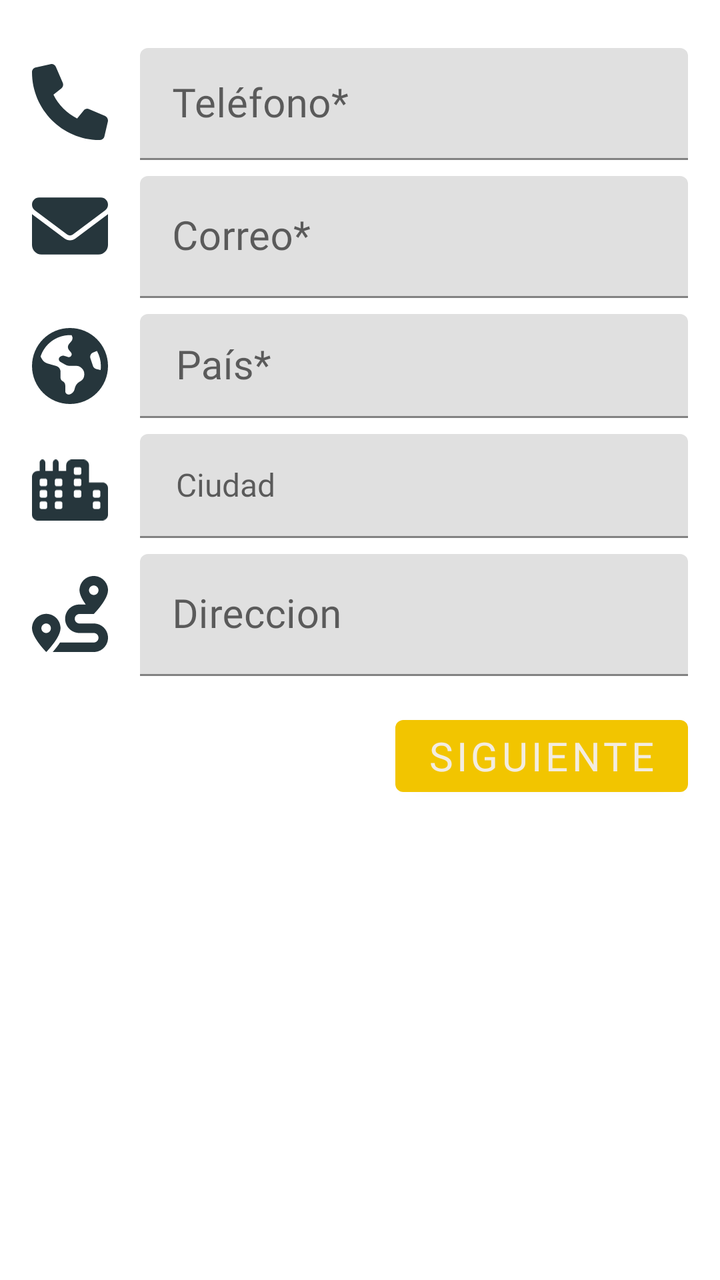
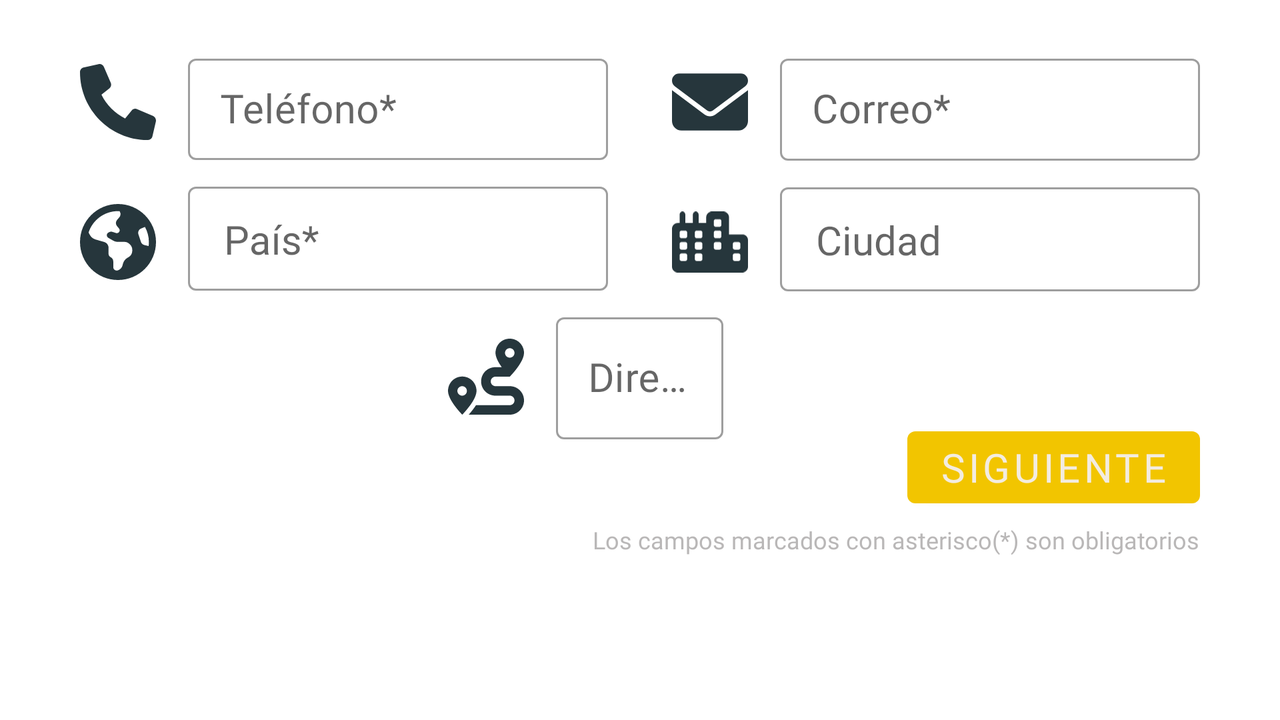

Two renders of one Android screen. The first uses the default layout on a phone; the second uses the alternative layout the repository ships for a different screen configuration, on a matching device. The two XML files are below.
<!-- AndroidManifest.xml: application theme Theme.Labs20221Gr01 -->
<!-- res/layout/activity_contact_data.xml -->
<?xml version="1.0" encoding="utf-8"?>
<androidx.constraintlayout.widget.ConstraintLayout xmlns:android="http://schemas.android.com/apk/res/android"
    xmlns:app="http://schemas.android.com/apk/res-auto"
    xmlns:tools="http://schemas.android.com/tools"
    android:layout_width="match_parent"
    android:layout_height="match_parent"
    tools:context=".ContactDataActivity">

    <ImageView
        android:id="@+id/imageView8"
        android:layout_width="38dp"
        android:layout_height="38dp"
        android:layout_marginStart="16dp"
        android:layout_marginLeft="16dp"
        android:layout_marginTop="32dp"
        app:layout_constraintStart_toStartOf="parent"
        app:layout_constraintTop_toBottomOf="@+id/imageView7"
        app:srcCompat="@drawable/earth_americas_solid" />

    <ImageView
        android:id="@+id/imageView6"
        android:layout_width="38dp"
        android:layout_height="38dp"
        android:layout_marginStart="16dp"
        android:layout_marginLeft="16dp"
        android:layout_marginTop="32dp"
        app:layout_constraintStart_toStartOf="parent"
        app:layout_constraintTop_toTopOf="parent"
        app:srcCompat="@drawable/phone_solid" />

    <ImageView
        android:id="@+id/imageView7"
        android:layout_width="38dp"
        android:layout_height="38dp"
        android:layout_marginStart="16dp"
        android:layout_marginLeft="16dp"
        android:layout_marginTop="24dp"
        android:layout_weight="1"
        app:layout_constraintEnd_toStartOf="@+id/containerText_Correo"
        app:layout_constraintStart_toStartOf="parent"
        app:layout_constraintTop_toBottomOf="@+id/imageView6"
        app:srcCompat="@drawable/envelope_solid" />

    <ImageView
        android:id="@+id/imageView9"
        android:layout_width="38dp"
        android:layout_height="38dp"
        android:layout_marginStart="16dp"
        android:layout_marginLeft="16dp"
        android:layout_marginTop="24dp"
        app:layout_constraintStart_toStartOf="parent"
        app:layout_constraintTop_toBottomOf="@+id/imageView8"
        app:srcCompat="@drawable/city_solid" />

    <ImageView
        android:id="@+id/imageView10"
        android:layout_width="38dp"
        android:layout_height="38dp"
        android:layout_marginStart="16dp"
        android:layout_marginLeft="16dp"
        android:layout_marginTop="24dp"
        app:layout_constraintStart_toStartOf="parent"
        app:layout_constraintTop_toBottomOf="@+id/imageView9"
        app:srcCompat="@drawable/route_solid" />

    <com.google.android.material.textfield.TextInputLayout
        android:id="@+id/containerText_Telefono"
        android:layout_width="0dp"
        android:layout_height="56dp"
        android:layout_marginStart="16dp"
        android:layout_marginLeft="16dp"
        android:layout_marginTop="24dp"
        android:layout_marginEnd="16dp"
        android:layout_marginRight="16dp"
        android:layout_marginBottom="8dp"
        app:layout_constraintBottom_toTopOf="@+id/containerText_Correo"
        app:layout_constraintEnd_toEndOf="parent"
        app:layout_constraintStart_toEndOf="@+id/imageView6"
        app:layout_constraintTop_toTopOf="parent"
        app:layout_constraintVertical_chainStyle="spread">

        <com.google.android.material.textfield.TextInputEditText
            android:id="@+id/editText_Telefono"
            android:layout_width="match_parent"
            android:layout_height="match_parent"
            android:hint="@string/text_telefono"
            android:inputType="text|phone" />
    </com.google.android.material.textfield.TextInputLayout>

    <com.google.android.material.textfield.TextInputLayout
        android:id="@+id/containerText_Correo"
        android:layout_width="0dp"
        android:layout_height="wrap_content"
        android:layout_marginStart="16dp"
        android:layout_marginLeft="16dp"
        android:layout_marginEnd="16dp"
        android:layout_marginRight="16dp"
        android:layout_marginBottom="8dp"
        app:layout_constraintBottom_toTopOf="@+id/containerText_Pais"
        app:layout_constraintEnd_toEndOf="parent"
        app:layout_constraintStart_toEndOf="@+id/imageView7"
        app:layout_constraintTop_toBottomOf="@+id/containerText_Telefono">

        <com.google.android.material.textfield.TextInputEditText
            android:id="@+id/editText_Correo"
            android:layout_width="match_parent"
            android:layout_height="wrap_content"
            android:hint="@string/text_correo"
            android:inputType="none|textEmailAddress" />

    </com.google.android.material.textfield.TextInputLayout>

    <com.google.android.material.textfield.TextInputLayout
        android:id="@+id/containerText_Pais"
        android:layout_width="0dp"
        android:layout_height="wrap_content"
        android:layout_marginStart="16dp"
        android:layout_marginLeft="16dp"
        android:layout_marginEnd="16dp"
        android:layout_marginRight="16dp"
        android:layout_marginBottom="8dp"
        android:hint="@string/text_pais"
        app:layout_constraintBottom_toTopOf="@+id/containerText_Ciudad"
        app:layout_constraintEnd_toEndOf="parent"
        app:layout_constraintStart_toEndOf="@+id/imageView8"
        app:layout_constraintTop_toBottomOf="@+id/containerText_Correo">

        <AutoCompleteTextView
            android:id="@+id/autoComplete_Pais"
            android:layout_width="match_parent"
            android:layout_height="52sp"
            android:paddingLeft="18sp"
            android:paddingTop="10sp" />
    </com.google.android.material.textfield.TextInputLayout>

    <com.google.android.material.textfield.TextInputLayout
        android:id="@+id/containerText_Ciudad"
        android:layout_width="0dp"
        android:layout_height="wrap_content"
        android:layout_marginStart="16dp"
        android:layout_marginLeft="16dp"
        android:layout_marginEnd="16dp"
        android:layout_marginRight="16dp"
        android:layout_marginBottom="8dp"
        android:hint="@string/text_ciudad"
        app:layout_constraintBottom_toTopOf="@+id/containerText_Direccion"
        app:layout_constraintEnd_toEndOf="parent"
        app:layout_constraintStart_toEndOf="@+id/imageView9"
        app:layout_constraintTop_toBottomOf="@+id/containerText_Pais">

        <AutoCompleteTextView
            android:id="@+id/autoComplete_Ciudad"
            android:layout_width="match_parent"
            android:layout_height="52sp"
            android:fontFamily="@font/actor"
            android:paddingLeft="18sp"
            android:paddingTop="10sp"
            android:textSize="16sp" />
    </com.google.android.material.textfield.TextInputLayout>

    <com.google.android.material.textfield.TextInputLayout
        android:id="@+id/containerText_Direccion"
        android:layout_width="0dp"
        android:layout_height="wrap_content"
        android:layout_marginStart="16dp"
        android:layout_marginLeft="16dp"
        android:layout_marginTop="8dp"
        android:layout_marginEnd="16dp"
        android:layout_marginRight="16dp"
        app:layout_constraintEnd_toEndOf="parent"
        app:layout_constraintStart_toEndOf="@+id/imageView10"
        app:layout_constraintTop_toBottomOf="@+id/containerText_Ciudad">

        <com.google.android.material.textfield.TextInputEditText
            android:id="@+id/editText_Ciudad"
            android:layout_width="match_parent"
            android:layout_height="wrap_content"
            android:hint="@string/text_direccion" />

    </com.google.android.material.textfield.TextInputLayout>

    <Button
        android:id="@+id/button_sget_v2"
        android:layout_width="wrap_content"
        android:layout_height="wrap_content"
        android:layout_marginTop="16dp"
        android:layout_marginEnd="16dp"
        android:layout_marginRight="16dp"
        android:layout_weight="1"
        android:text="@string/text_button_sgt"
        app:layout_constraintEnd_toEndOf="parent"
        app:layout_constraintTop_toBottomOf="@+id/containerText_Direccion" />

</androidx.constraintlayout.widget.ConstraintLayout>
<!-- resources referenced by this layout -->
<resources>
  <!-- drawable envelope_solid (drawable) -->
  <vector xmlns:android="http://schemas.android.com/apk/res/android"
      android:width="512dp"
      android:height="512dp"
      android:viewportWidth="512"
      android:viewportHeight="512">
    <path
        android:fillColor="@color/Pantone"
        android:pathData="M464,64C490.5,64 512,85.49 512,112C512,127.1 504.9,141.3 492.8,150.4L275.2,313.6C263.8,322.1 248.2,322.1 236.8,313.6L19.2,150.4C7.11,141.3 0,127.1 0,112C0,85.49 21.49,64 48,64H464zM217.6,339.2C240.4,356.3 271.6,356.3 294.4,339.2L512,176V384C512,419.3 483.3,448 448,448H64C28.65,448 0,419.3 0,384V176L217.6,339.2z"/>
  </vector>
  <!-- drawable phone_solid (drawable) -->
  <vector xmlns:android="http://schemas.android.com/apk/res/android"
      android:width="512dp"
      android:height="512dp"
      android:viewportWidth="512"
      android:viewportHeight="512">
    <path
        android:fillColor="@color/Pantone"
        android:pathData="M511.2,387l-23.25,100.8c-3.27,14.25 -15.79,24.22 -30.46,24.22C205.2,512 0,306.8 0,54.5c0,-14.66 9.97,-27.2 24.22,-30.45l100.8,-23.25C139.7,-2.6 154.7,5.02 160.8,18.92l46.52,108.5c5.44,12.78 1.77,27.67 -8.98,36.45L144.5,207.1c33.98,69.22 90.26,125.5 159.5,159.5l44.08,-53.8c8.69,-10.78 23.69,-14.51 36.47,-8.98l108.5,46.51C506.1,357.2 514.6,372.4 511.2,387z"/>
  </vector>
  <!-- drawable route_solid (drawable) -->
  <vector xmlns:android="http://schemas.android.com/apk/res/android"
      android:width="512dp"
      android:height="512dp"
      android:viewportWidth="512"
      android:viewportHeight="512">
    <path
        android:fillColor="@color/Pantone"
        android:pathData="M320,256C302.3,256 288,270.3 288,288C288,305.7 302.3,320 320,320H416C469,320 512,362.1 512,416C512,469 469,512 416,512H139.6C148.3,502.1 158.9,489.4 169.6,475.2C175.9,466.8 182.4,457.6 188.6,448H416C433.7,448 448,433.7 448,416C448,398.3 433.7,384 416,384H320C266.1,384 223.1,341 223.1,288C223.1,234.1 266.1,192 320,192H362.1C340.2,161.5 320,125.4 320,96C320,42.98 362.1,0 416,0C469,0 512,42.98 512,96C512,160 416,256 416,256H320zM416,128C433.7,128 448,113.7 448,96C448,78.33 433.7,64 416,64C398.3,64 384,78.33 384,96C384,113.7 398.3,128 416,128zM118.3,487.8C118.1,488 117.9,488.2 117.7,488.4C113.4,493.4 109.5,497.7 106.3,501.2C105.9,501.6 105.5,502 105.2,502.4C99.5,508.5 96,512 96,512C96,512 0,416 0,352C0,298.1 42.98,255.1 96,255.1C149,255.1 192,298.1 192,352C192,381.4 171.8,417.5 149.9,448C138.1,463.2 127.7,476.9 118.3,487.8L118.3,487.8zM95.1,384C113.7,384 127.1,369.7 127.1,352C127.1,334.3 113.7,320 95.1,320C78.33,320 63.1,334.3 63.1,352C63.1,369.7 78.33,384 95.1,384z"/>
  </vector>
  <string name="text_button_sgt">Siguiente</string>
  <string name="text_ciudad">Ciudad</string>
  <string name="text_correo">Correo*</string>
  <string name="text_direccion">Direccion</string>
  <string name="text_pais">País*</string>
  <string name="text_telefono">Teléfono*</string>
  <style name="Theme.Labs20221Gr01" parent="Theme.MaterialComponents.DayNight.DarkActionBar">
          
          <item name="colorPrimary">#F2C500</item>
          <item name="colorPrimaryVariant">#F4CC20</item>
          <item name="colorOnPrimary">#F3ECE0</item>
          
          <item name="colorSecondary">#D66E22</item>
          <item name="colorSecondaryVariant">#DB803E</item>
          <item name="colorOnSecondary">#26363C</item>
          
          <item name="android:statusBarColor" tools:targetApi="l">?attr/colorPrimaryVariant</item>
          
          <item name="fontFamily">@font/actor</item>
          <item name="android:textSize">20sp</item>
          <item name="android:textColor">@color/Pantone</item>
      </style>
  <color name="Pantone">#26363C</color>
</resources>
<!-- res/layout-land/activity_contact_data.xml (the repository's variant of the layout above) -->
<!-- drawn on the phone turned sideways -->
<?xml version="1.0" encoding="utf-8"?>
<androidx.constraintlayout.widget.ConstraintLayout xmlns:android="http://schemas.android.com/apk/res/android"
    xmlns:app="http://schemas.android.com/apk/res-auto"
    xmlns:tools="http://schemas.android.com/tools"
    android:layout_width="match_parent"
    android:layout_height="match_parent"
    android:layout_marginStart="24dp"
    android:layout_marginLeft="24dp"
    android:layout_marginEnd="24dp"
    android:layout_marginRight="24dp"
    tools:context=".ContactDataActivity">

    <ImageView
        android:id="@+id/WorldIcon"
        android:layout_width="38dp"
        android:layout_height="38dp"
        android:layout_marginStart="16dp"
        android:layout_marginLeft="16dp"
        android:layout_marginTop="32dp"
        android:contentDescription="@string/image_icon_world"
        app:layout_constraintEnd_toStartOf="@+id/containerText_Pais"
        app:layout_constraintHorizontal_bias="0.5"
        app:layout_constraintStart_toStartOf="parent"
        app:layout_constraintTop_toBottomOf="@+id/MailIcon"
        app:srcCompat="@drawable/earth_americas_solid" />

    <ImageView
        android:id="@+id/PhoneIcon"
        android:layout_width="38dp"
        android:layout_height="38dp"
        android:layout_marginStart="16dp"
        android:layout_marginLeft="16dp"
        android:layout_marginTop="32dp"
        android:contentDescription="@string/image_icon_phone"
        app:layout_constraintEnd_toStartOf="@+id/containerText_Telefono"
        app:layout_constraintHorizontal_bias="0.5"
        app:layout_constraintStart_toStartOf="parent"
        app:layout_constraintTop_toTopOf="parent"
        app:srcCompat="@drawable/phone_solid" />

    <ImageView
        android:id="@+id/MailIcon"
        android:layout_width="38dp"
        android:layout_height="38dp"
        android:layout_marginStart="32dp"
        android:layout_marginLeft="32dp"
        android:layout_marginTop="32dp"
        android:layout_weight="1"
        android:contentDescription="@string/image_icon_mail"
        app:layout_constraintEnd_toStartOf="@+id/containerText_Correo"
        app:layout_constraintHorizontal_bias="0.5"
        app:layout_constraintStart_toEndOf="@+id/containerText_Telefono"
        app:layout_constraintTop_toTopOf="parent"
        app:srcCompat="@drawable/envelope_solid" />

    <ImageView
        android:id="@+id/CityIcon"
        android:layout_width="38dp"
        android:layout_height="38dp"
        android:layout_marginStart="32dp"
        android:layout_marginLeft="32dp"
        android:layout_marginTop="32dp"
        android:contentDescription="@string/image_icon_city"
        app:layout_constraintEnd_toStartOf="@+id/containerText_Ciudad"
        app:layout_constraintHorizontal_bias="0.5"
        app:layout_constraintStart_toEndOf="@+id/containerText_Pais"
        app:layout_constraintTop_toBottomOf="@+id/MailIcon"
        app:srcCompat="@drawable/city_solid" />

    <ImageView
        android:id="@+id/DirectionIcon"
        android:layout_width="38dp"
        android:layout_height="38dp"
        android:layout_marginStart="200dp"
        android:layout_marginLeft="200dp"
        android:layout_marginTop="24dp"
        android:contentDescription="@string/image_icon_direction"
        app:layout_constraintEnd_toStartOf="@+id/containerText_Direccion"
        app:layout_constraintStart_toStartOf="parent"
        app:layout_constraintTop_toBottomOf="@+id/containerText_Pais"
        app:srcCompat="@drawable/route_solid" />

    <com.google.android.material.textfield.TextInputLayout
        android:id="@+id/containerText_Telefono"
        style="@style/Widget.MaterialComponents.TextInputLayout.OutlinedBox"
        android:layout_width="0dp"
        android:layout_height="56dp"
        android:layout_marginStart="16dp"
        android:layout_marginLeft="16dp"
        android:layout_marginTop="24dp"
        app:layout_constraintEnd_toStartOf="@+id/MailIcon"
        app:layout_constraintHorizontal_bias="0.5"
        app:layout_constraintStart_toEndOf="@+id/PhoneIcon"
        app:layout_constraintTop_toTopOf="parent"
        app:layout_constraintVertical_chainStyle="spread">

        <com.google.android.material.textfield.TextInputEditText
            android:id="@+id/editText_Telefono"
            android:layout_width="match_parent"
            android:layout_height="match_parent"
            android:hint="@string/text_telefono"
            android:inputType="text|phone"
            tools:ignore="TextContrastCheck" />
    </com.google.android.material.textfield.TextInputLayout>

    <com.google.android.material.textfield.TextInputLayout
        android:id="@+id/containerText_Correo"
        style="@style/Widget.MaterialComponents.TextInputLayout.OutlinedBox"
        android:layout_width="0dp"
        android:layout_height="wrap_content"
        android:layout_marginStart="16dp"
        android:layout_marginLeft="16dp"
        android:layout_marginTop="24dp"
        android:layout_marginEnd="16dp"
        android:layout_marginRight="16dp"
        app:layout_constraintEnd_toEndOf="parent"
        app:layout_constraintHorizontal_bias="0.5"
        app:layout_constraintStart_toEndOf="@+id/MailIcon"
        app:layout_constraintTop_toTopOf="parent">

        <com.google.android.material.textfield.TextInputEditText
            android:id="@+id/editText_Correo"
            android:layout_width="match_parent"
            android:layout_height="51dp"
            android:hint="@string/text_correo"
            android:inputType="none|textEmailAddress"
            tools:ignore="TextContrastCheck" />

    </com.google.android.material.textfield.TextInputLayout>

    <com.google.android.material.textfield.TextInputLayout
        android:id="@+id/containerText_Pais"
        style="@style/Widget.MaterialComponents.TextInputLayout.OutlinedBox"
        android:layout_width="0dp"
        android:layout_height="wrap_content"
        android:layout_marginStart="16dp"
        android:layout_marginLeft="16dp"
        android:layout_marginTop="8dp"
        android:hint="@string/text_pais"
        app:layout_constraintEnd_toStartOf="@+id/CityIcon"
        app:layout_constraintHorizontal_bias="0.5"
        app:layout_constraintStart_toEndOf="@+id/WorldIcon"
        app:layout_constraintTop_toBottomOf="@+id/containerText_Telefono">

        <AutoCompleteTextView
            android:id="@+id/autoComplete_Pais"
            android:layout_width="match_parent"
            android:layout_height="52sp"
            android:imeOptions="actionNext"
            android:inputType="text"
            android:maxLines="1"
            android:paddingLeft="18sp"
            android:paddingTop="2sp"
            tools:ignore="TextContrastCheck" />
    </com.google.android.material.textfield.TextInputLayout>

    <com.google.android.material.textfield.TextInputLayout
        android:id="@+id/containerText_Ciudad"
        style="@style/Widget.MaterialComponents.TextInputLayout.OutlinedBox"
        android:layout_width="0dp"
        android:layout_height="wrap_content"
        android:layout_marginStart="16dp"
        android:layout_marginLeft="16dp"
        android:layout_marginTop="8dp"
        android:layout_marginEnd="16dp"
        android:layout_marginRight="16dp"
        android:hint="@string/text_ciudad"
        app:layout_constraintEnd_toEndOf="parent"
        app:layout_constraintHorizontal_bias="0.5"
        app:layout_constraintStart_toEndOf="@+id/CityIcon"
        app:layout_constraintTop_toBottomOf="@+id/containerText_Correo">

        <AutoCompleteTextView
            android:id="@+id/autoComplete_Ciudad"
            android:layout_width="match_parent"
            android:layout_height="52sp"
            android:imeOptions="actionNext"
            android:inputType="text"
            android:maxLines="1"
            android:paddingLeft="18sp"
            android:paddingTop="2sp"
            tools:ignore="TextContrastCheck" />
    </com.google.android.material.textfield.TextInputLayout>

    <com.google.android.material.textfield.TextInputLayout
        android:id="@+id/containerText_Direccion"
        style="@style/Widget.MaterialComponents.TextInputLayout.OutlinedBox"
        android:layout_width="0dp"
        android:layout_height="wrap_content"
        android:layout_marginStart="16dp"
        android:layout_marginLeft="16dp"
        android:layout_marginTop="8dp"
        android:layout_marginEnd="92dp"
        android:layout_marginRight="92dp"
        app:layout_constraintEnd_toStartOf="@+id/button_sget_v2"
        app:layout_constraintStart_toEndOf="@+id/DirectionIcon"
        app:layout_constraintTop_toBottomOf="@+id/containerText_Pais">

        <com.google.android.material.textfield.TextInputEditText
            android:id="@+id/editText_Direccion"
            android:layout_width="match_parent"
            android:layout_height="wrap_content"
            android:hint="@string/text_direccion"
            android:inputType="textNoSuggestions|textEmailAddress"
            tools:ignore="TextContrastCheck" />

    </com.google.android.material.textfield.TextInputLayout>

    <Button
        android:id="@+id/button_sget_v2"
        android:layout_width="wrap_content"
        android:layout_height="wrap_content"
        android:layout_marginTop="64dp"
        android:layout_marginEnd="16dp"
        android:layout_marginRight="16dp"
        android:layout_weight="1"
        android:text="@string/text_button_sgt"
        app:layout_constraintEnd_toEndOf="parent"
        app:layout_constraintTop_toBottomOf="@+id/containerText_Ciudad"
        tools:ignore="TextContrastCheck" />

    <TextView
        android:id="@+id/aclaracion3"
        style="@style/AclarationTheme"
        android:layout_width="wrap_content"
        android:layout_height="wrap_content"
        android:layout_marginTop="4dp"
        android:layout_marginEnd="16dp"
        android:layout_marginRight="16dp"
        android:text="@string/text_siguiente"
        android:textColor="#BFA19F9F"
        app:layout_constraintEnd_toEndOf="parent"
        app:layout_constraintTop_toBottomOf="@+id/button_sget_v2"
        tools:ignore="TextContrastCheck" />

</androidx.constraintlayout.widget.ConstraintLayout>
<!-- resources referenced by the variant -->
<!-- as the phone turned sideways resolves them -->
<resources>
  <!-- drawable envelope_solid (drawable) -->
  <vector xmlns:android="http://schemas.android.com/apk/res/android"
      android:width="512dp"
      android:height="512dp"
      android:viewportWidth="512"
      android:viewportHeight="512">
    <path
        android:fillColor="@color/Pantone"
        android:pathData="M464,64C490.5,64 512,85.49 512,112C512,127.1 504.9,141.3 492.8,150.4L275.2,313.6C263.8,322.1 248.2,322.1 236.8,313.6L19.2,150.4C7.11,141.3 0,127.1 0,112C0,85.49 21.49,64 48,64H464zM217.6,339.2C240.4,356.3 271.6,356.3 294.4,339.2L512,176V384C512,419.3 483.3,448 448,448H64C28.65,448 0,419.3 0,384V176L217.6,339.2z"/>
  </vector>
  <!-- drawable phone_solid (drawable) -->
  <vector xmlns:android="http://schemas.android.com/apk/res/android"
      android:width="512dp"
      android:height="512dp"
      android:viewportWidth="512"
      android:viewportHeight="512">
    <path
        android:fillColor="@color/Pantone"
        android:pathData="M511.2,387l-23.25,100.8c-3.27,14.25 -15.79,24.22 -30.46,24.22C205.2,512 0,306.8 0,54.5c0,-14.66 9.97,-27.2 24.22,-30.45l100.8,-23.25C139.7,-2.6 154.7,5.02 160.8,18.92l46.52,108.5c5.44,12.78 1.77,27.67 -8.98,36.45L144.5,207.1c33.98,69.22 90.26,125.5 159.5,159.5l44.08,-53.8c8.69,-10.78 23.69,-14.51 36.47,-8.98l108.5,46.51C506.1,357.2 514.6,372.4 511.2,387z"/>
  </vector>
  <string name="image_icon_city">CityIcon</string>
  <string name="image_icon_direction">DirectionIcon</string>
  <string name="image_icon_mail">MailIcon</string>
  <string name="image_icon_phone">PhoneIcon</string>
  <string name="image_icon_world">WorldIcon</string>
  <string name="text_button_sgt">Siguiente</string>
  <string name="text_ciudad">Ciudad</string>
  <string name="text_correo">Correo*</string>
  <string name="text_direccion">Direccion</string>
  <string name="text_pais">País*</string>
  <string name="text_siguiente">Los campos marcados con asterisco(*) son obligatorios</string>
  <string name="text_telefono">Teléfono*</string>
  <style name="AclarationTheme">
          <item name="android:fontFamily">@font/actor</item>
          <item name="android:textSize">12sp</item>
          <item name="android:textColor">#BFA19F9F</item>
      </style>
  <style name="Theme.Labs20221Gr01" parent="Theme.MaterialComponents.DayNight.DarkActionBar">
          
          <item name="colorPrimary">#F2C500</item>
          <item name="colorPrimaryVariant">#F4CC20</item>
          <item name="colorOnPrimary">#F3ECE0</item>
          
          <item name="colorSecondary">#D66E22</item>
          <item name="colorSecondaryVariant">#DB803E</item>
          <item name="colorOnSecondary">#26363C</item>
          
          <item name="android:statusBarColor" tools:targetApi="l">?attr/colorPrimaryVariant</item>
          
          <item name="fontFamily">@font/actor</item>
          <item name="android:textSize">20sp</item>
          <item name="android:textColor">@color/Pantone</item>
      </style>
  <color name="Pantone">#26363C</color>
</resources>
